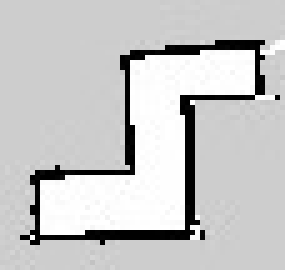
#> input picture src/move_robot/scripts/map.jpg, 57 x 54 px, found by its file name (shown 5 times larger)
$ python path_planner.py
#> lines starting #> are read from the running program, lines starting #| are printed output that depends on the picture; after the words box and inside, x2 and y2 are one past the last pixel; in counts of white or black regions, pixels touching at a corner belong together
# Importing the necessary libraries

from map_maker import map
import heapq

# Function to determine the validity of the cell

def walkable(grid, x, y, robot_radius):
    for i in range(-robot_radius, robot_radius+1):
        for j in range(-robot_radius, robot_radius+1):
            if not (0 <= x + i < len(grid) and 0 <= y + j < len(grid[0])):
                return False
            if grid[x + i][y + j] == 0:
                return False
    return True

# Function to find the path

def find_path(grid, start, goal, robot_radius):
    # Create a priority queue to store potential path squares
    heap = [(0, start)]
    # Create a dictionary to store the cost of each square
    cost = {start: 0}
    # Create a dictionary to store the parent of each square
    parent = {start: None}
    # Create a set to store visited squares
    visited = set()

    while heap:
        # Pop the square with the lowest cost from the heap
        current = heapq.heappop(heap)[1]

        # If the current square is the goal square, return the path
        if current == goal:
            path = []
            while current != start:
                path.append(current)
                current = parent[current]
            path.append(start)
            return path[::-1]

        # Mark the current square as visited
        visited.add(current)

        # Check the squares adjacent to the current square
        for dx, dy in [(1, 0), (-1, 0), (0, 1), (0, -1), (1, -1), (-1, 1), (-1, -1), (1, 1)]:
            x, y = current
            next_square = (x + dx, y + dy)
            # If the next square is outside the grid or is an obstacle, skip it
            if not walkable(grid, x + dx, y + dy, robot_radius):
                continue
            # If the next square has been visited, skip it
            if next_square in visited:
                continue
            # Calculate the cost of the next square
            next_cost = cost[current] + 1
            # If the next square is not in the heap or has a higher cost, update it
            if next_square not in cost or next_cost < cost[next_square]:
                cost[next_square] = next_cost
                priority = next_cost + (abs(goal[0] - x - dx) + abs(goal[1] - y - dy))
                heapq.heappush(heap, (priority, next_square))
                parent[next_square] = current

    # If no path was found, return None
    return None


grid = map.nim
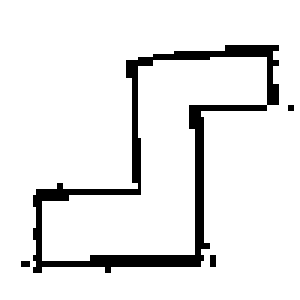
#> grid: shape (100, 100) (shown 3 times larger); values 0 (black) and 1 (white), 91.3% white; 4 black regions (3 under 20 px), largest, box (x1, y1, x2, y2) and area: (11, 15, 93, 91) 854

# Start and goal coordinates and Robot radius for obstacle clearance

print("Enter Start Co-ordinates: ")
st_x = int(input("Enter X: "))
#> the answer given: 3
st_y = int(input("Enter Y: "))
#> the answer given: 3
start = (st_x, st_y)

print("Enter End Co-ordinates: ")
en_x = int(input("Enter X: "))
#> the answer given: 3
en_y = int(input("Enter Y: "))
#> the answer given: 3
goal = (en_x, en_y)

ROBOT_RADIUS = int(input("Robot Radius: "))
#> the answer given: 3

if __name__ == "__main__":
    path = find_path(grid, start, goal, ROBOT_RADIUS)
#> path = [(3, 3)]
    print(path)
#| [(3, 3)]
    planned_grid = grid

    for point in path:
        planned_grid[point[0], point[1]] = "0"
#> this loop made 1 pass

    for i in range (0, 100):
        for j in range (0, 100):
            print(planned_grid[i, j], end = "")
        print()
#> this loop made 100 passes
#| 1111111111111111111111111111111111111111111111111111111111111111111111111111111111111111111111111111
#| 1111111111111111111111111111111111111111111111111111111111111111111111111111111111111111111111111111
#| 1111111111111111111111111111111111111111111111111111111111111111111111111111111111111111111111111111
#| 1110111111111111111111111111111111111111111111111111111111111111111111111111111111111111111111111111
#| 1111111111111111111111111111111111111111111111111111111111111111111111111111111111111111111111111111
#| 1111111111111111111111111111111111111111111111111111111111111111111111111111111111111111111111111111
#| 1111111111111111111111111111111111111111111111111111111111111111111111111111111111111111111111111111
#| 1111111111111111111111111111111111111111111111111111111111111111111111111111111111111111111111111111
#> (further printed lines are left out)
